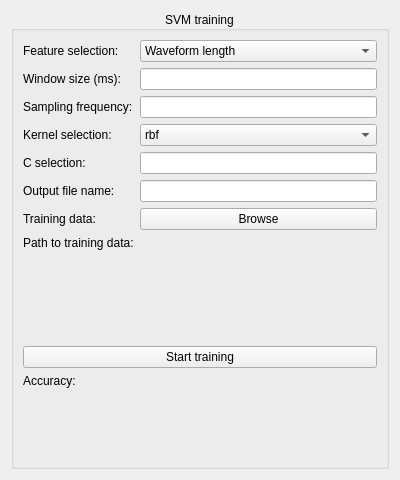
<?xml version="1.0" encoding="UTF-8"?>
<ui version="4.0">
 <class>SVMTrainConfig</class>
 <widget class="QWidget" name="SVMTrainConfig">
  <property name="geometry">
   <rect>
    <x>0</x>
    <y>0</y>
    <width>400</width>
    <height>480</height>
   </rect>
  </property>
  <property name="windowTitle">
   <string>SVM Widget</string>
  </property>
  <layout class="QVBoxLayout" name="verticalLayout">
   <item>
    <widget class="QGroupBox" name="svmGroupBox">
     <property name="title">
      <string>SVM training</string>
     </property>
     <property name="alignment">
      <set>Qt::AlignCenter</set>
     </property>
     <property name="checkable">
      <bool>false</bool>
     </property>
     <property name="checked">
      <bool>false</bool>
     </property>
     <layout class="QVBoxLayout" name="verticalLayout_2">
      <item>
       <layout class="QFormLayout" name="formLayout1">
        <item row="0" column="0">
         <widget class="QLabel" name="label1">
          <property name="text">
           <string>Feature selection:</string>
          </property>
         </widget>
        </item>
        <item row="0" column="1">
         <widget class="QComboBox" name="featureComboBox">
          <item>
           <property name="text">
            <string>Waveform length</string>
           </property>
          </item>
          <item>
           <property name="text">
            <string>RMS</string>
           </property>
          </item>
         </widget>
        </item>
        <item row="1" column="0">
         <widget class="QLabel" name="label2">
          <property name="text">
           <string>Window size (ms):</string>
          </property>
         </widget>
        </item>
        <item row="1" column="1">
         <widget class="QLineEdit" name="winSizeTextField">
          <property name="toolTip">
           <string/>
          </property>
          <property name="placeholderText">
           <string/>
          </property>
         </widget>
        </item>
        <item row="2" column="1">
         <widget class="QLineEdit" name="fsTextField"/>
        </item>
        <item row="3" column="0">
         <widget class="QLabel" name="label4">
          <property name="text">
           <string>Kernel selection:</string>
          </property>
         </widget>
        </item>
        <item row="3" column="1">
         <widget class="QComboBox" name="kernelComboBox">
          <item>
           <property name="text">
            <string>rbf</string>
           </property>
          </item>
          <item>
           <property name="text">
            <string>linear</string>
           </property>
          </item>
          <item>
           <property name="text">
            <string>poly</string>
           </property>
          </item>
          <item>
           <property name="text">
            <string>sigmoid</string>
           </property>
          </item>
         </widget>
        </item>
        <item row="4" column="0">
         <widget class="QLabel" name="label5">
          <property name="text">
           <string>C selection:</string>
          </property>
         </widget>
        </item>
        <item row="4" column="1">
         <widget class="QLineEdit" name="cTextField">
          <property name="toolTip">
           <string/>
          </property>
          <property name="text">
           <string/>
          </property>
          <property name="placeholderText">
           <string/>
          </property>
         </widget>
        </item>
        <item row="5" column="0">
         <widget class="QLabel" name="label6">
          <property name="text">
           <string>Output file name:</string>
          </property>
         </widget>
        </item>
        <item row="5" column="1">
         <widget class="QLineEdit" name="outModelTextField">
          <property name="toolTip">
           <string>If no name is provided, one based on the timestamp will be used</string>
          </property>
         </widget>
        </item>
        <item row="6" column="0">
         <widget class="QLabel" name="label7">
          <property name="text">
           <string>Training data:</string>
          </property>
         </widget>
        </item>
        <item row="6" column="1">
         <widget class="QPushButton" name="browseTrainDataButton">
          <property name="text">
           <string>Browse</string>
          </property>
         </widget>
        </item>
        <item row="7" column="0">
         <widget class="QLabel" name="label8">
          <property name="text">
           <string>Path to training data:</string>
          </property>
         </widget>
        </item>
        <item row="7" column="1">
         <widget class="QLabel" name="trainDataPathLabel">
          <property name="text">
           <string/>
          </property>
         </widget>
        </item>
        <item row="2" column="0">
         <widget class="QLabel" name="label3">
          <property name="text">
           <string>Sampling frequency:</string>
          </property>
         </widget>
        </item>
       </layout>
      </item>
      <item>
       <widget class="QLabel" name="progressLabel">
        <property name="minimumSize">
         <size>
          <width>0</width>
          <height>0</height>
         </size>
        </property>
        <property name="maximumSize">
         <size>
          <width>400</width>
          <height>200</height>
         </size>
        </property>
        <property name="text">
         <string/>
        </property>
        <property name="alignment">
         <set>Qt::AlignCenter</set>
        </property>
       </widget>
      </item>
      <item>
       <widget class="QPushButton" name="startTrainButton">
        <property name="text">
         <string>Start training</string>
        </property>
       </widget>
      </item>
      <item>
       <layout class="QFormLayout" name="formLayout2">
        <item row="0" column="0">
         <widget class="QLabel" name="label9">
          <property name="text">
           <string>Accuracy:</string>
          </property>
         </widget>
        </item>
        <item row="0" column="1">
         <widget class="QLabel" name="accLabel">
          <property name="text">
           <string/>
          </property>
         </widget>
        </item>
       </layout>
      </item>
     </layout>
    </widget>
   </item>
  </layout>
 </widget>
 <resources>
  <include location="resources.qrc"/>
 </resources>
 <connections/>
</ui>
